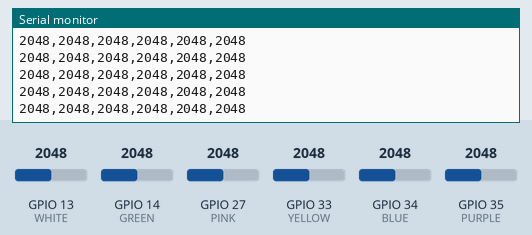
Recording of a sketch running on a simulated ESP32. On the bench: the last lines printed to the serial monitor. The inputs (shaded band) are chosen by the test bench; at power-on: GPIO 13 (WHITE) = 2048, GPIO 14 (GREEN) = 2048, GPIO 27 (PINK) = 2048, GPIO 33 (YELLOW) = 2048, GPIO 34 (BLUE) = 2048, GPIO 35 (PURPLE) = 2048.

Above: at 1.2 s.
1.3 s: GPIO 13 (WHITE) set to 1058
At 2.2 s:
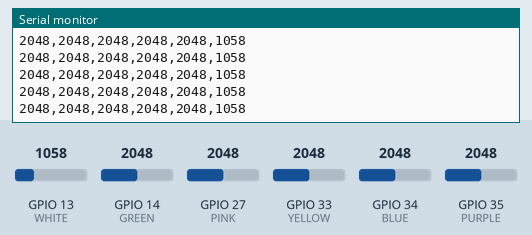
2.8 s: GPIO 13 (WHITE) set to 929
At 3.4 s:
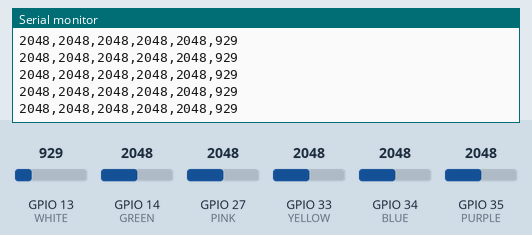
Timing chart, 0 to 5.8 s (numbered marks = the images above; inputs shaded):
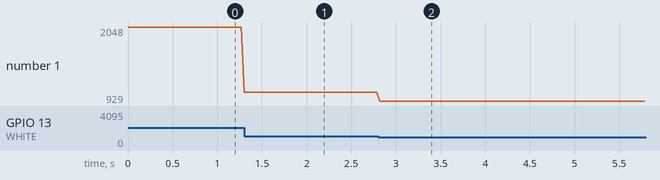

Measured:
- after the input at 1.3 s, the serial monitor: prints a new line at once (image 1)
- after the input at 2.8 s, the serial monitor: prints a new line at once (image 2)
- plotted number 1: 2048 → 1058 after the input at 1.3 s, 1058 → 929 after the input at 2.8 s

The sketch:

IR_SENSOR_TESTING.ino
```cpp
//***********************************//
// ALEX LEE. EEYAL5                  //
// UNI OF NOTTINGHAM EEE             //
// 20459944                          //
//***********************************//

#include <Wire.h>
#define I2C_SLAVE_ADDR 0x04  // 4 in hexadecimal

//PINS FOR EACH IR SENSOR
#define WHITE 13
#define PURPLE 35
#define GREEN 14
#define BLUE 34
#define PINK 27
#define YELLOW 33

void setup()
{
  Wire.begin(); // join i2c bus (address optional for the master) - on the Arduino NANO the default I2C pins are A4 (SDA), A5 (SCL)
  Serial.begin(9600);
  pinMode(YELLOW,INPUT);
  pinMode(PURPLE,INPUT);
  pinMode(BLUE,INPUT);
  pinMode(PINK,INPUT);
  pinMode(GREEN,INPUT);
  pinMode(WHITE,INPUT);
}

void loop() //WHERE THE CODE BEGINS
{
  Serial.print(analogRead(GREEN));
  Serial.print(",");
  Serial.print(analogRead(BLUE));
  Serial.print(",");
  Serial.print(analogRead(PURPLE));
  Serial.print(",");
  Serial.print(analogRead(YELLOW));
  Serial.print(",");
  Serial.print(analogRead(PINK));
  Serial.print(",");
  Serial.print(analogRead(WHITE));
  Serial.println();
  delay(11);
}
```
